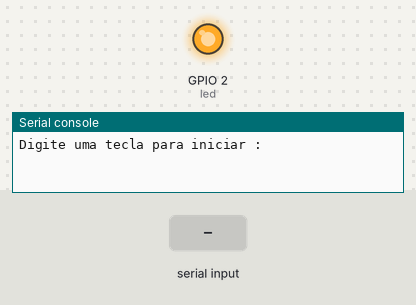
The program below on a simulated ESP32 board running MicroPython. Shown: output pins drawn as LEDs (lit = HIGH), the last lines printed to the serial console. Dashed ring = blinking. The test bench sets the inputs (shaded band).

Above: at 1.2 s.
1.3 s: "1" typed at the serial console, then Enter
At 1.6 s:
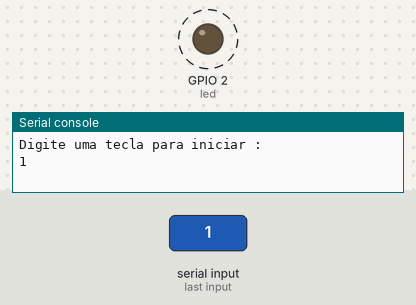
Timing chart, 0 to 10.3 s (numbered marks = the images above; inputs shaded):
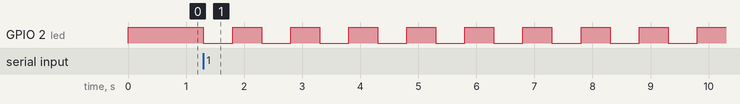

Measured:
- after the input at 1.3 s, GPIO 2 (led): alternates HIGH for 0.50 s and LOW for 0.50 s, starting at once

The program:

exemplo2.py
```python
# IEA 2023
# Exemplo 2 - Aula 3
# 27 Fev 2023
# 107393 - Tomás Leite

# Led pisca/pisca

from time import sleep
from machine import Pin

# configuração pin de saída

led = Pin (2,Pin.OUT )
led.value ( True )

xx = input ( 'Digite uma tecla para iniciar : ' )
aux = 0

while True:
    led.value ( not led.value() )
    sleep (0.5)
    aux += 1
    print ( aux, ' -> ', bool(led.value()) )
```
